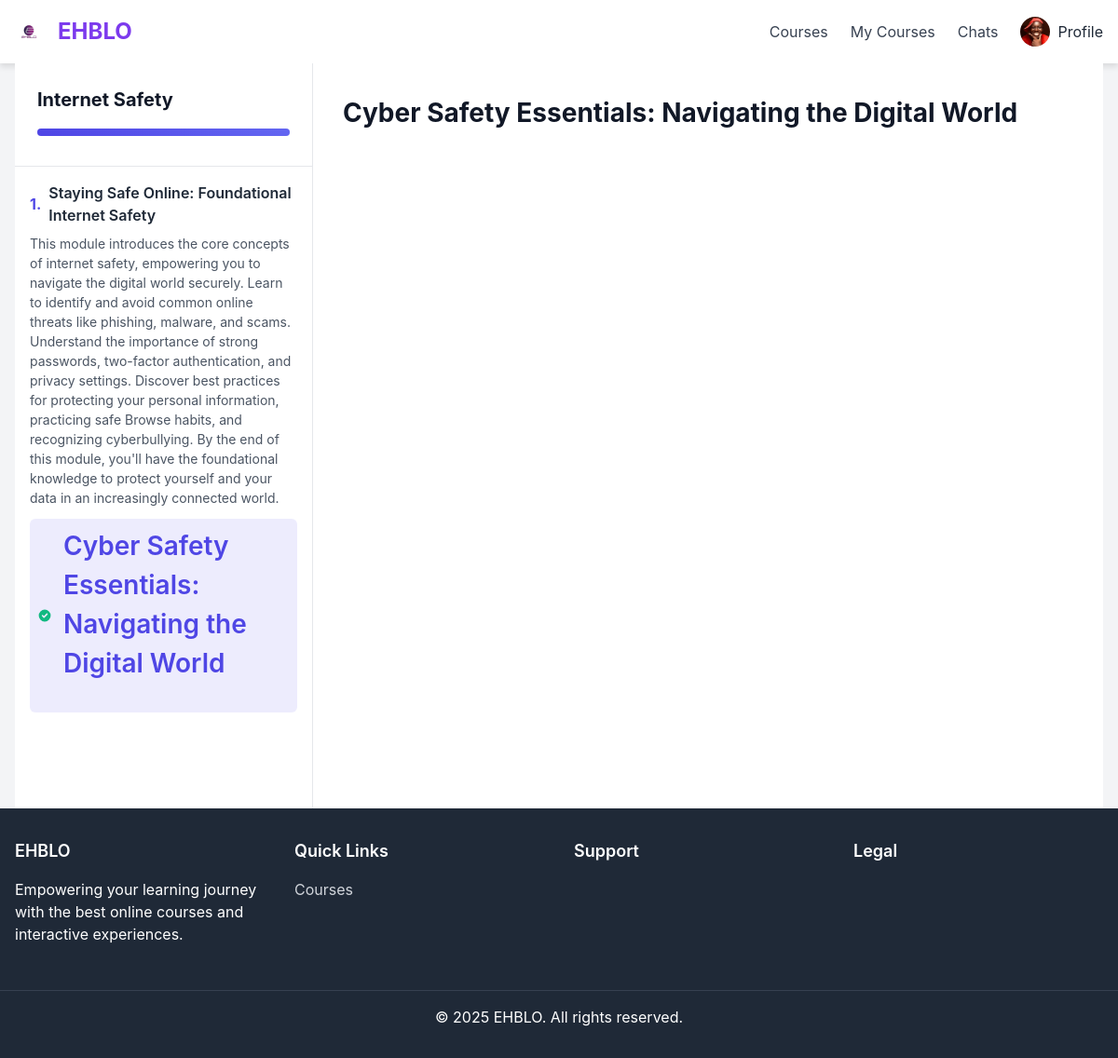
Screenshot of /courses/my-courses/3/ (signed in) with the database file from the repository.
### users/models.py (models this page shows, shortened)
class CustomUser(AbstractUser):
    USER_TYPE_CHOICES = (
        ('student', 'Student'),
        ('teacher', 'Teacher'),
        ('admin', 'Administrator'),
    )
    PEDAGOGIC_LEVEL_CHOICES = (
        ('primaire', 'Prinmaire'),
        ('secondaire', 'Secondaire'),
        ('universitaire', 'Universitaire'),
        ('personnel', 'Personnel'),
    )
    GENDER_CHOICES = (
        ('M', 'Male'),
        ('F', 'Female'),
        ('O', 'Other'),
    )
    user_type = models.CharField(max_length=20, choices=USER_TYPE_CHOICES, default='student')
    pedagogic_level = models.CharField(max_length=20, choices=PEDAGOGIC_LEVEL_CHOICES)
    bio = models.TextField(blank=True)
    profile_picture = models.ImageField(upload_to='profile_pics/', blank=True)
    phone_number = models.CharField(max_length=20, blank=True)
    country = models.CharField(max_length=100, blank=True)
    interests = models.ManyToManyField(Subject, blank=True)
    gender = models.CharField(max_length=1, choices=GENDER_CHOICES, blank=True)
    birth_date = models.DateField(null=True, blank=True)

### courses/models.py (models this page shows, shortened)
class Course(models.Model):
    instructor = models.ForeignKey(settings.AUTH_USER_MODEL,
                                   on_delete=models.CASCADE,
                                   related_name='courses_created',
                                   limit_choices_to={'user_type': 'instructor'})
    subject = models.ForeignKey(Subject,
                                 on_delete=models.CASCADE,
                                 related_name='courses')
    title = models.CharField(max_length=250)
    slug = models.SlugField(max_length=250, unique=True, blank=True)
    overview = models.TextField()
    created = models.DateTimeField(auto_now_add=True)
    updated = models.DateTimeField(auto_now=True)
    price = models.DecimalField(max_digits=10, decimal_places=2, default=0.00) # 0 for free courses
    is_published = models.BooleanField(default=False)
    tags = TaggableManager(blank=True)
    image = models.ImageField(upload_to='course_thumbnails/', null=True, blank=True)
    class Meta:
        ordering = ('-created',)

class Module(models.Model):
    course = models.ForeignKey(Course,
                               on_delete=models.CASCADE,
                               related_name='modules')
    title = models.CharField(max_length=250)
    description = models.TextField(blank=True)
    order = models.PositiveIntegerField(default=0, blank=True, null=True)
    class Meta:
        ordering = ('order',)
        unique_together = ('course', 'title')

class Content(models.Model):
    module = models.ForeignKey(Module,
                               on_delete=models.CASCADE,
                               related_name='contents')
    title = models.CharField(max_length=250, blank=True)
    order = models.PositiveIntegerField(default=0, blank=True, null=True)
    created = models.DateTimeField(auto_now_add=True)
    updated = models.DateTimeField(auto_now=True)
    content_type = models.ForeignKey(ContentType,
                                     on_delete=models.CASCADE,
                                     limit_choices_to={'model__in':(
                                         'textcontent',
                                         'videocontent',
                                         'imagecontent',
                                         'filecontent')})
    object_id = models.PositiveIntegerField()
    item = GenericForeignKey('content_type', 'object_id')
    class Meta:
        ordering = ('order',)
        unique_together = ('module', 'order')

### courses/views.py (the view)
# urls.py: path('my-courses/<int:enrollment_id>/', views.CoursePlayerView.as_view(), name='course_player_home'), # Start of course
class CoursePlayerView(LoginRequiredMixin, DetailView):
    model = Enrollment
    template_name = 'courses/course_player.html'
    context_object_name = 'enrollment'
    slug_field = 'pk' # We're using enrollment_id as pk for lookup
    def get_object(self, queryset=None):
        enrollment_id = self.kwargs.get('enrollment_id')
        enrollment = get_object_or_404(Enrollment, id=enrollment_id, student=self.request.user)
        return enrollment
    def get_context_data(self, **kwargs):
        context = super().get_context_data(**kwargs)
        enrollment = self.get_object()
        course = enrollment.course
        module_id = self.kwargs.get('module_id')
        content_id = self.kwargs.get('content_id')
        selected_module = None
        selected_content = None
        if module_id:
            try:
                selected_module = course.modules.get(id=module_id)
            except Module.DoesNotExist:
                raise Http404("Module not found in this course.")
        if not selected_module and course.modules.exists():
            selected_module = course.modules.first()
            if selected_module.contents.exists():
                selected_content = selected_module.contents.first()
        elif selected_module and not content_id and selected_module.contents.exists():
            selected_content = selected_module.contents.first()
        elif selected_module and content_id:
            try:
                selected_content = selected_module.contents.get(id=content_id)
            except Content.DoesNotExist:
                raise Http404("Content not found in this module.")
        context['course'] = course
        context['selected_module'] = selected_module
        context['selected_content'] = selected_content
        context['modules'] = course.modules.prefetch_related('contents') # Eager load contents
        total_contents_in_course = course.modules.aggregate(total=Count('contents'))['total']
        context['total_contents_in_course'] = total_contents_in_course
        if selected_content and not enrollment.completed_contents.filter(id=selected_content.id).exists():
            enrollment.completed_contents.add(selected_content)
            messages.success(self.request, f"Marked '{selected_content.title or selected_content.item.__class__.__name__}' as completed!")
        context['completed_content_ids'] = list(enrollment.completed_contents.values_list('id', flat=True))
        context['progress_percentage'] = enrollment.get_progress()
        return context

### courses/models.py (called while the page is built)
    def get_progress(self):
        total_contents = self.course.modules.aggregate(total=models.Count('contents'))['total']
        if not total_contents:
            return 0
        completed_count = self.completed_contents.count()
        return (completed_count / total_contents) * 100

### courses/templates/courses/course_player.html (shortened to what this page needs)
{% extends "base.html" %}
{% load static %}
{% block content %}
<div class="course-player-container">
    <div class="sidebar">
        <div class="course-header">
            <h2 class="course-title">{{ course.title }}</h2>
            <div class="progress-container">
                <div class="progress-bar" style="width: {{ progress_percentage|floatformat:"0" }}%"></div>
                <span class="progress-text">{{ progress_percentage|floatformat:"0" }}% Complete</span>
            </div>
        </div>
        <div class="modules-container">
            {% for module in modules %}
                <div class="module">
                    <div class="module-header">
                        <h3 class="module-title">
                            <span class="module-number">{{ module.order }}.</span>
                            {{ module.title }}
                        </h3>
                    </div>
                    {% if module.description %}
                        <p class="module-description">{{ module.description }}</p>
                    {% endif %}
                    <ul class="contents-list">
                        {% for content in module.contents.all %}
                            <li class="content-item {% if selected_content.pk == content.pk %}active{% endif %}">
                                <a href="{% url 'course_player_content' enrollment.pk module.pk content.pk %}" class="content-link">
                                    <span class="content-status">
                                        {% if content.id in completed_content_ids %}
                                            <svg class="completed-icon" viewBox="0 0 20 20" fill="currentColor">
                                                <path fill-rule="evenodd" d="M10 18a8 8 0 100-16 8 8 0 000 16zm3.707-9.293a1 1 0 00-1.414-1.414L9 10.586 7.707 9.293a1 1 0 00-1.414 1.414l2 2a1 1 0 001.414 0l4-4z" clip-rule="evenodd"></path>
                                            </svg>
                                        {% endif %}
                                    </span>
                                    <span class="content-title">
                                        {% if content.title %}{{ content.title }}{% else %}Untitled Content{% endif %}
                                    </span>
                                </a>
                            </li>
                        {% endfor %}
                    </ul>
                </div>
            {% endfor %}
        </div>
    </div>
    <div class="content-area">
        {% if selected_content %}
            <div class="content-display">
                <h1 class="content-title">
                    {% if selected_content.title %}{{ selected_content.title }}{% else %}Untitled Content{% endif %}
                </h1>
            </div>
        {% endif %}
    </div>
</div>
{% endblock %}

### templates/base.html (shortened to what this page needs)
<!DOCTYPE html>
<html lang="en">
<head>
    <link rel="stylesheet" href="https://cdnjs.cloudflare.com/ajax/libs/font-awesome/6.0.0/css/all.min.css">
</head>
<body>
    <nav class="desktop-nav">
        <div class="logo-container">
            <img src="/static/images/logo.png" alt="EHBLO Logo" class="logo-img">
            EHBLO
        </div>
        <div class="nav-links">
            <a href="/" class="nav-link">Courses</a>
            {% if user.is_authenticated %}
                <a href="{% url 'my_courses' %}" class="nav-link">My Courses</a>
                <a href="{% url 'my_chats' %}" class="nav-link">Chats</a>
                <div class="profile-container">
                    <div class="profile-toggle">
                        {% if user.profile_picture %}
                            <img src="{{ user.profile_picture.url }}" alt="Profile" class="profile-img">
                        {% else %}
                            <div class="profile-default">U</div>
                        {% endif %}
                        <span>Profile</span>
                    </div>
                </div>
            {% else %}
                <a href="{% url 'login' %}" class="nav-link">Login</a>
                <a href="{% url 'signup' %}" class="btn btn-primary">Sign Up</a>
            {% endif %}
        </div>
    </nav>
    <main class="container">
        {% block content %}
        {% endblock %}
    </main>
    <footer>
        <div class="footer-grid">
            <div class="footer-section">
                <h3>EHBLO</h3>
                <p>Empowering your learning journey with the best online courses and interactive experiences.</p>
            </div>
            <div class="footer-section">
                <h3>Quick Links</h3>
                <ul class="footer-links">
                    <li><a href="{% url 'my_courses' %}">Courses</a></li>
                </ul>
            </div>
            <div class="footer-section">
                <h3>Support</h3>
            </div>
            <div class="footer-section">
                <h3>Legal</h3>
            </div>
        </div>
        <div class="footer-copyright">
            <p>&copy; {% now "Y" %} EHBLO. All rights reserved.</p>
        </div>
    </footer>
</body>
</html>

### templates/base.html (style rules this page uses)
:root { --primary-color: #7c3aed; --primary-hover: #6d28d9; --secondary-color: #f3f4f6; --text-color: #374151; --text-light: #6b7280; --white: #ffffff; --danger: #dc2626; --danger-hover: #b91c1c; --success: #10b981; --warning: #f59e0b; --info: #3b82f6; --shadow: 0 4px 6px rgba(0, 0, 0, 0.1); --shadow-md: 0 6px 12px rgba(0, 0, 0, 0.15); --rounded: 0.5rem; --rounded-full: 9999px; }
* { margin: 0; padding: 0; box-sizing: border-box; }
body { font-family: 'Segoe UI', Tahoma, Geneva, Verdana, sans-serif; color: var(--text-color); background-color: var(--secondary-color); display: flex; flex-direction: column; min-height: 100vh; line-height: 1.6; }
a { text-decoration: none; color: inherit; }
img { max-width: 100%; height: auto; }
.container { width: 100%; max-width: 1200px; margin: 0 auto; padding: 0 1rem; }
.desktop-nav { display: none; background-color: var(--white); box-shadow: var(--shadow); padding: 1rem; justify-content: space-between; align-items: center; }
.logo-container { display: flex; align-items: center; font-size: 1.5rem; font-weight: bold; color: var(--primary-color); }
.logo-img { height: 30px; width: 30px; margin-right: 1rem; }
.nav-links { display: flex; gap: 1.5rem; align-items: center; }
.nav-link { color: var(--text-color); transition: color 0.3s; }
.profile-container { position: relative; }
.profile-toggle { display: flex; align-items: center; gap: 0.5rem; cursor: pointer; }
.profile-img { width: 32px; height: 32px; border-radius: var(--rounded-full); object-fit: cover; }
main { flex: 1; margin-bottom: 80px; padding: 2rem 0; }
footer { background-color: #1f2937; color: var(--white); padding: 2rem 0; }
.footer-grid { display: grid; grid-template-columns: repeat(1, 1fr); gap: 2rem; padding: 0 1rem; }
.footer-section h3 { font-size: 1.125rem; font-weight: 600; margin-bottom: 1rem; }
.footer-section p { margin-bottom: 1rem; }
.footer-links { list-style: none; }
.footer-links li { margin-bottom: 0.5rem; }
.footer-links a { color: #d1d5db; transition: color 0.3s; }
.footer-copyright { text-align: center; margin-top: 2rem; padding-top: 1rem; border-top: 1px solid #374151; }
@media (min-width: 768px) { .desktop-nav { display: flex; } }
@media (min-width: 768px) { .footer-grid { grid-template-columns: repeat(4, 1fr); max-width: 1200px; margin: 0 auto; } }
@media (min-width: 768px) { main { margin-bottom: 0; } }

### rows the page displays
CustomUser: profile_picture (picture)
Course: title "Internet Safety"
Module: order "1", title "Staying Safe Online: Foundational Internet Safety", description "This module introduces the core concepts of internet safety, empowering you to navigate the digital world securely. Learn to identify and avoid common online threats like phishing, malware, and scams. Understand the importance of strong passwords, two-factor authentication, and privacy settings. Discover best practices for protecting your personal information, practicing safe Browse habits, and recognizing cyberbullying. By the end of this module, you'll have the foundational knowledge to protect yourself and your data in an increasingly connected world."
Content: title "Cyber Safety Essentials: Navigating the Digital World"
